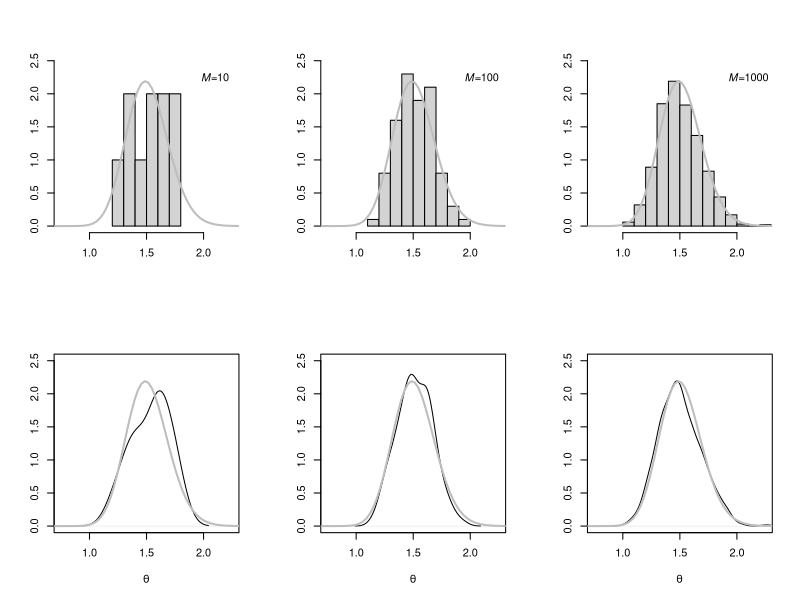
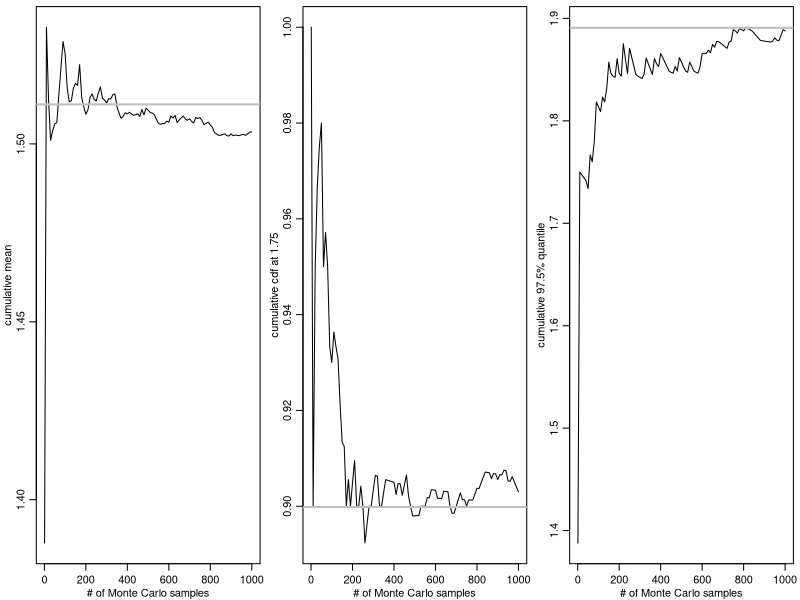
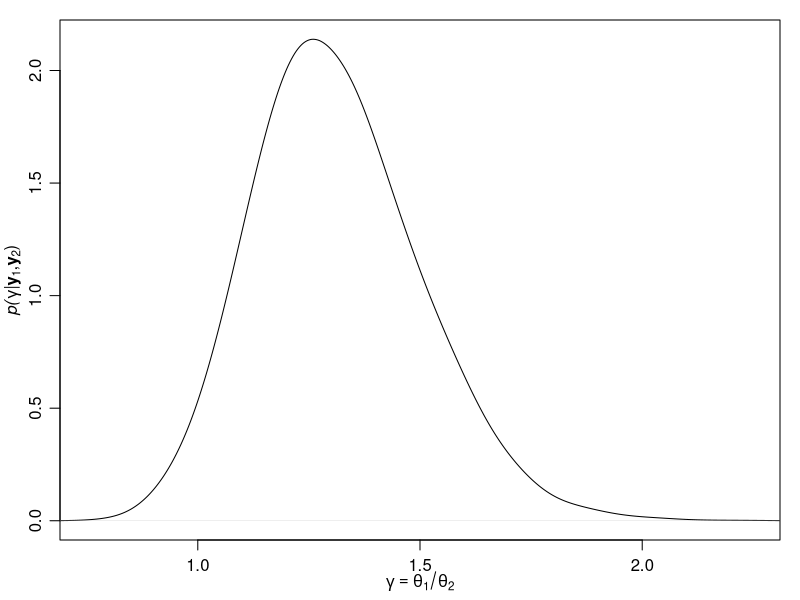
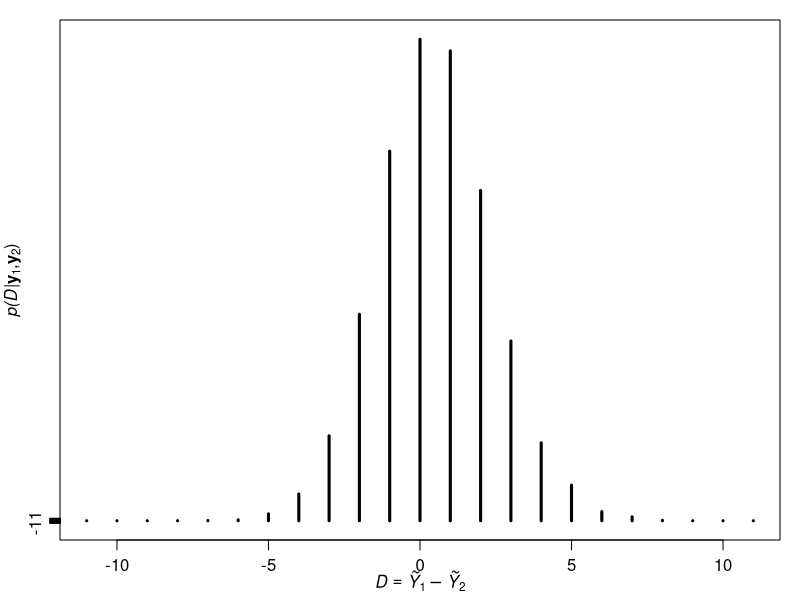
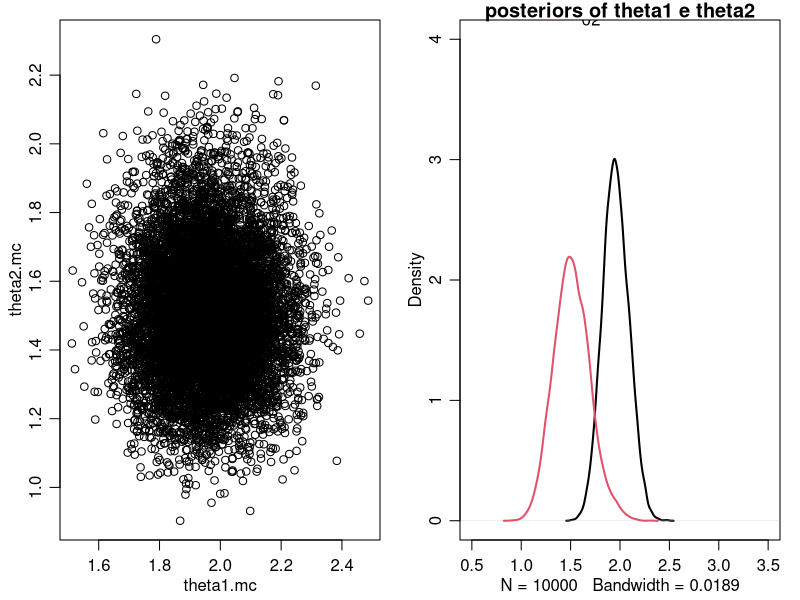
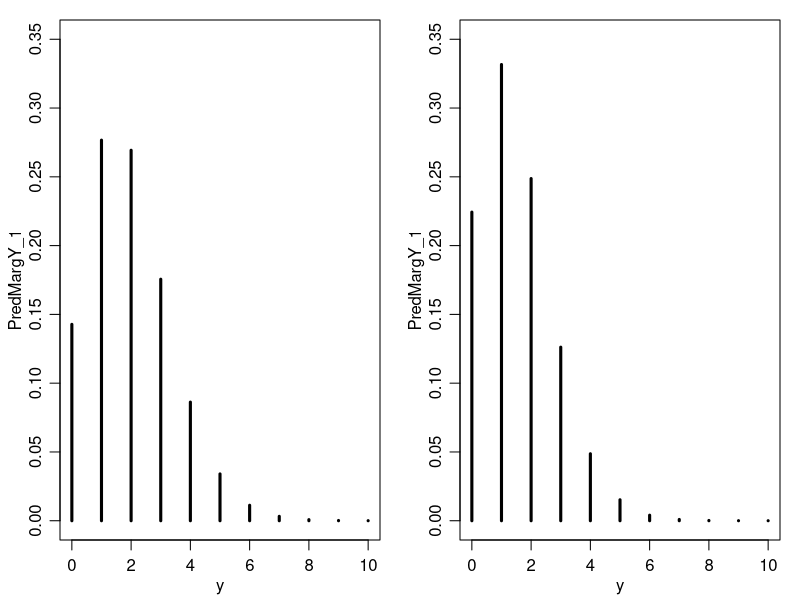

These figures' R source, in order:
## ---- chunk 1

set.seed(1)
a<-68 ; b<-45
set.seed(1)
theta.support<-seq(0,3,length=100)
## 3 different groups of iid draws from the posterior of theta_2
theta.sim10<-rgamma(10,a,b)# iid sample of size M=10 from the gamma(a,b)
theta.sim100<-rgamma(100,a,b) #size M=100
theta.sim1000<-rgamma(1000,a,b) #size M=1000
## ---- chunk 2
#par(mar=c(3,3,.25,1),mgp=c(1.75,.75,0))
par(mfrow=c(2,3))
xlim<-c(.75,2.25)
ylim=c(0,2.5)
lty=1

hist( theta.sim10, prob=T,xlim=xlim,ylim=ylim,xlab="",main="",ylab="")
lines(theta.support,dgamma(theta.support,a,b),col="gray",lwd=2,lty=lty)
text(2.1,2.25,expression(paste(italic(M),"=10",sep="")))

hist( theta.sim100, prob=T,xlim=xlim,ylim=ylim,xlab="",main="" ,ylab="")
lines(theta.support,dgamma(theta.support,a,b),col="gray",lwd=2,lty=lty)
text(2.1,2.25,expression(paste(italic(M),"=100",sep="")))

hist( theta.sim1000, prob=T,xlim=xlim,ylim=ylim,xlab="",main="" ,ylab="")
lines(theta.support,dgamma(theta.support,a,b),col="gray",lwd=2,lty=lty)
text(2.1,2.25,expression(paste(italic(M),"=1000",sep="")))


plot(density(theta.sim10),xlim=xlim,ylim=ylim,xlab=expression(theta),main="",ylab="")
lines(theta.support,dgamma(theta.support,a,b),col="gray",lwd=2,lty=lty)

plot(density(theta.sim100),xlim=xlim,ylim=ylim,xlab=expression(theta),main="",ylab="")
lines(theta.support,dgamma(theta.support,a,b),col="gray",lwd=2,lty=lty)

plot(density(theta.sim1000),xlim=xlim,ylim=ylim,xlab=expression(theta),main="",ylab="")
lines(theta.support,dgamma(theta.support,a,b),col="gray",lwd=2,lty=lty)

## ---- chunk 3
set.seed(1)
a<-2  ; b<-1
sy<-66; n<-44

theta.sim10<-rgamma(10,a+sy,b+n)
theta.sim100<-rgamma(100,a+sy,b+n)
theta.sim1000<-rgamma(1000,a+sy,b+n)

## ---- chunk 4
#(a+sy)/(b+n)# exact value
cat(sprintf("exact value of the posterior mean: %f\n", (a+sy)/(b+n)))

mean(theta.sim10) # MC estimate and MC standard error for 10 draws
sqrt(var(theta.sim10)/10)

# Probability that the absolute value of the error is larger than c 
c=0.01 
2*(1-pnorm(c/(sqrt(var(theta.sim10)/10))))

## ---- chunk 5
mean(theta.sim100)  #  MC estimate and MC standard error for 100 draws
sqrt(var(theta.sim100)/100)
2*(1-pnorm(c/(sqrt(var(theta.sim100)/100))))

## ---- chunk 6
mean(theta.sim1000)  #  MC estimate and MC standard error for 1000 draws
sqrt(var(theta.sim1000)/1000)
2*(1-pnorm(c/(sqrt(var(theta.sim1000)/1000))))
## ---- chunk 7
pgamma(1.75,a+sy,b+n) #exact value
## ---- chunk 8
mean( theta.sim10<1.75)   # I'm using 10 MC draws 
mean( theta.sim100<1.75)  # 100 draws
mean( theta.sim1000<1.75) # 1000 draws

## ---- chunk 9
qgamma(c(.025,.975),a+sy,b+n)
quantile( theta.sim10, c(.025,.975))
quantile( theta.sim100, c(.025,.975))
quantile( theta.sim1000, c(.025,.975))

## ---- chunk 10
par(mfrow=c(1,3),mar=c(2.75,2.75,.5,.5),mgp=c(1.70,.70,0))

set.seed(1)
a<-2   ; b<-1
sy<-66 ; n<-44

nsim<-1000
theta.sim<-rgamma(nsim,a+sy,b+n)

#cumulative mean
#?cumsum
cmean<-cumsum(theta.sim)/(1:nsim)
cvar<- cumsum(theta.sim^2)/(1:nsim) - cmean^2
ccdf<- cumsum(theta.sim<1.75)/ (1:nsim)
cq<-NULL
for(j in 1:nsim){ cq<-c(cq,quantile(theta.sim[1:j],probs=0.975)) }

sseq<- c(1,(1:100)*(nsim/100))
cmean<-cmean[sseq] 
cq<-cq[sseq] 
ccdf<-ccdf[sseq] 

## ---- chunk 11
par(mfrow=c(1,3),mar=c(2.75,2.75,.5,.5),mgp=c(1.70,.70,0))
plot(sseq,cmean,type="l",xlab="# of Monte Carlo samples",ylab="cumulative mean",
     col="black")
abline(h= (a+sy)/(b+n),col="gray",lwd=2)

plot(sseq,ccdf,type="l",xlab="# of Monte Carlo samples",ylab="cumulative cdf at 1.75",col="black")
abline(h= pgamma(1.75,a+sy,b+n),col="gray",lwd=2)

plot(sseq,cq,type="l",xlab="# of Monte Carlo samples",ylab="cumulative 97.5% quantile",col="black")
abline(h= qgamma(.975,a+sy,b+n),col="gray",lwd=2)

## ---- chunk 12
set.seed(1)
a<-2 ; b<-1
sy1<-217 ;  n1<-111
sy2<-66  ;  n2<-44

a+sy1; b+n1
a+sy2; b+n2
## ---- chunk 13
theta1.mc<-rgamma(10000,a+sy1, b+n1)
theta2.mc<-rgamma(10000,a+sy2, b+n2)
## ---- chunk 14
mean(theta1.mc>theta2.mc) # this prop is equal to the prob that theta1  is larger or EQUAL to theta2, since (theta1,theta2)  has an ABSOL CONT posterior distr 

## ---- chunk 15
par(mar=c(3,3,1,1),mgp=c(1.75,.75,0))
par(mfrow=c(1,1))
plot(density(theta1.mc/theta2.mc,adj=2),main="",xlim=c(.75,2.25),
xlab=expression(gamma==theta[1]/theta[2]),
ylab=expression(paste(italic("p("),gamma,"|",bold(y[1]),",",bold(y[2]),")",
   sep="")) )
## ---- chunk 16
y1.mc<-rpois(10000,theta1.mc) #simulate ALL AT ONCE 10K independent (but **not identically distributed**) values from Pois($\theta1_j$), $j=1,\ldots,10K$
y2.mc<-rpois(10000,theta2.mc)

mean(y1.mc>y2.mc)  #it is about 0.48

mean(y1.mc==y2.mc)  # it's about 0.21 ; 
                    #### hence the posterior predictive prob. that Y_1 is larger or equal to Y_2 is 0.69

mean(y1.mc<y2.mc)   #around 0.3
## ---- chunk 17
par(mar=c(3,3,1,1),mgp=c(1.75,.75,0))

diff.mc<-y1.mc-y2.mc

ds<- -11:11
plot(ds,(table(c(diff.mc,ds))-1)/length(diff), type="h",lwd=3,
    xlab=expression(italic(D==tilde(Y)[1]-tilde(Y)[2])),
  ylab=expression(paste(italic("p(D"),"|",bold(y[1]),",",bold(y[2]),")",sep="")))
## ---- chunk 18
par(mfrow=c(1,2))
plot(theta1.mc,theta2.mc)
plot(density(theta1.mc),xlim=c(0.5,3.5), ylim=c(0,4),lwd=2,main='posteriors of theta1 e theta2' )
lines(density(theta2.mc),main="",xlim=c(0.5,3.5),   lwd=2, col=2)
legend(1,4.5,legend=c(
    expression(paste(theta,"1",sep="")), 
    expression(paste(theta,"2",sep="")) ),
     lwd=c(2,2), 
    col=c('black','red') ,bty="n") 
## ---- chunk 19
par(mfrow=c(1,2))
a+sy1; (b+n1)/(1+b+n1)  #hypeparameters of the exact marginal posterior predictive of Y_1
a+sy2; (b+n2)/(1+b+n2)  #hypeparameters of the exact marginal posterior predictive of Y_2


ds=seq(0,10)
plot(ds,dnbinom(ds,a+sy1, (b+n1)/(1+b+n1)), type="h",lwd=3,xlab='y', ylab='PredMargY_1',ylim=c(0,0.35))
plot(ds,dnbinom(ds,a+sy2, (b+n2)/(1+b+n2)), type="h",lwd=3,xlab='y', ylab='PredMargY_1',ylim=c(0,0.35))

